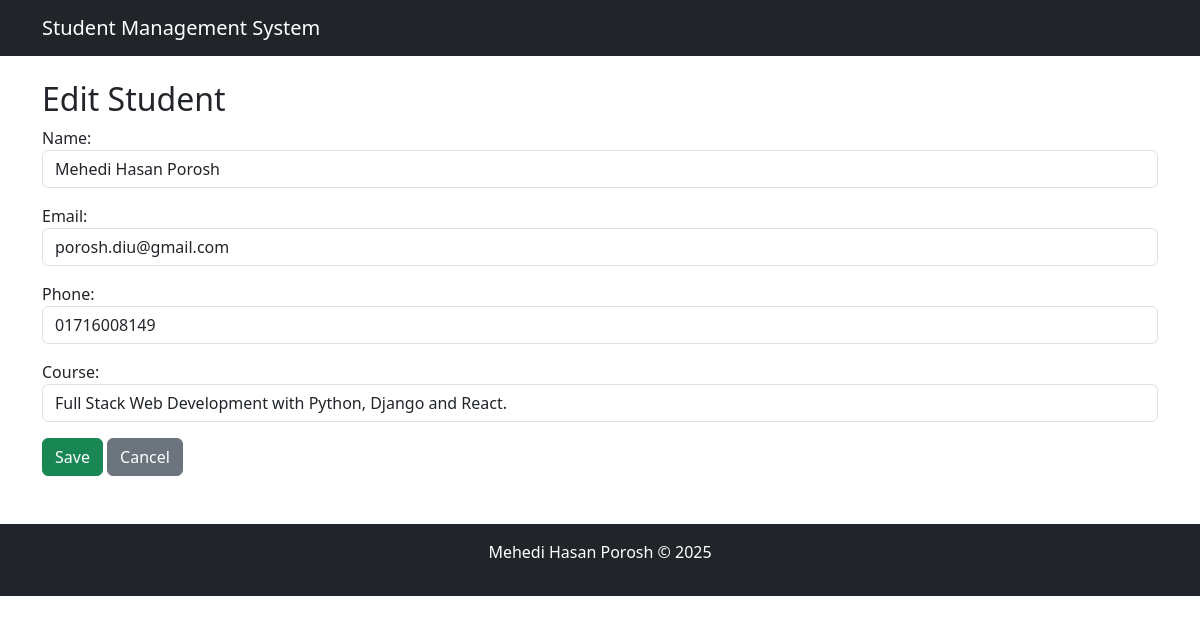
Page /4/edit/ on the committed database.
### students/models.py (models this page shows, shortened)
class Student(models.Model):
    name = models.CharField(max_length=100)
    email = models.EmailField(unique=True)
    phone = models.CharField(max_length=15)
    course = models.CharField(max_length=100)
    created_at = models.DateTimeField(auto_now_add=True)

### students/views.py (the view)
# urls.py: path('<int:pk>/edit/', StudentUpdateView.as_view(), name='student_edit'),
class StudentUpdateView(SuccessMessageMixin, UpdateView):
    model = Student
    form_class = StudentForm
    template_name = './student_form.html'
    success_url = reverse_lazy('student_list')
    success_message = "Student updated successfully!"

### students/forms.py
class StudentForm(forms.ModelForm):
    class Meta:
        model = Student
        fields = ['name', 'email', 'phone', 'course']
        widgets = {
            'name': forms.TextInput(attrs={'class': 'form-control'}),
            'email': forms.EmailInput(attrs={'class': 'form-control'}),
            'phone': forms.TextInput(attrs={'class': 'form-control'}),
            'course': forms.TextInput(attrs={'class': 'form-control'}),
        }

### students/templates/student_form.html (shortened to what this page needs)
{% extends './base.html' %}
{% block content %}
    <h2>{% if object %}Edit Student{% else %}Add New Student{% endif %}</h2>
    <form method="post">
        {{ form.as_p }}
        <button type="submit" class="btn btn-success">Save</button>
        <a href="{% url 'student_list' %}" class="btn btn-secondary">Cancel</a>
    </form>
{% endblock %}

### rows in the picture
Student: name "Mehedi Hasan Porosh", email "porosh.diu@gmail.com", phone "01716008149", course "Full Stack Web Development with Python, Django and React."
